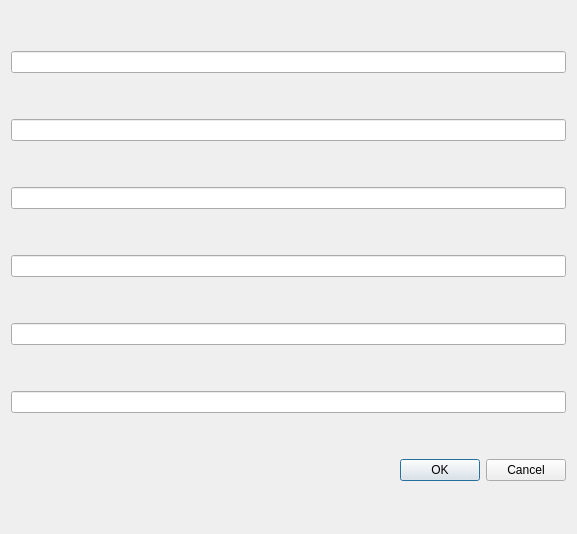
<?xml version="1.0" encoding="UTF-8"?>
<ui version="4.0">
 <class>Dialog</class>
 <widget class="QDialog" name="Dialog">
  <property name="geometry">
   <rect>
    <x>0</x>
    <y>0</y>
    <width>577</width>
    <height>534</height>
   </rect>
  </property>
  <property name="windowTitle">
   <string>Dialog</string>
  </property>
  <layout class="QGridLayout" name="gridLayout">
   <item row="0" column="0">
    <widget class="QLineEdit" name="lineEdit"/>
   </item>
   <item row="2" column="0">
    <widget class="QLineEdit" name="lineEdit_3"/>
   </item>
   <item row="3" column="0">
    <widget class="QLineEdit" name="lineEdit_4"/>
   </item>
   <item row="4" column="0">
    <widget class="QLineEdit" name="lineEdit_5"/>
   </item>
   <item row="6" column="0">
    <widget class="QDialogButtonBox" name="buttonBox">
     <property name="orientation">
      <enum>Qt::Horizontal</enum>
     </property>
     <property name="standardButtons">
      <set>QDialogButtonBox::Cancel|QDialogButtonBox::Ok</set>
     </property>
    </widget>
   </item>
   <item row="1" column="0">
    <widget class="QLineEdit" name="lineEdit_2"/>
   </item>
   <item row="5" column="0">
    <widget class="QLineEdit" name="lineEdit_6"/>
   </item>
  </layout>
 </widget>
 <resources/>
 <connections>
  <connection>
   <sender>buttonBox</sender>
   <signal>accepted()</signal>
   <receiver>Dialog</receiver>
   <slot>accept()</slot>
   <hints>
    <hint type="sourcelabel">
     <x>248</x>
     <y>254</y>
    </hint>
    <hint type="destinationlabel">
     <x>157</x>
     <y>274</y>
    </hint>
   </hints>
  </connection>
  <connection>
   <sender>buttonBox</sender>
   <signal>rejected()</signal>
   <receiver>Dialog</receiver>
   <slot>reject()</slot>
   <hints>
    <hint type="sourcelabel">
     <x>316</x>
     <y>260</y>
    </hint>
    <hint type="destinationlabel">
     <x>286</x>
     <y>274</y>
    </hint>
   </hints>
  </connection>
 </connections>
</ui>
